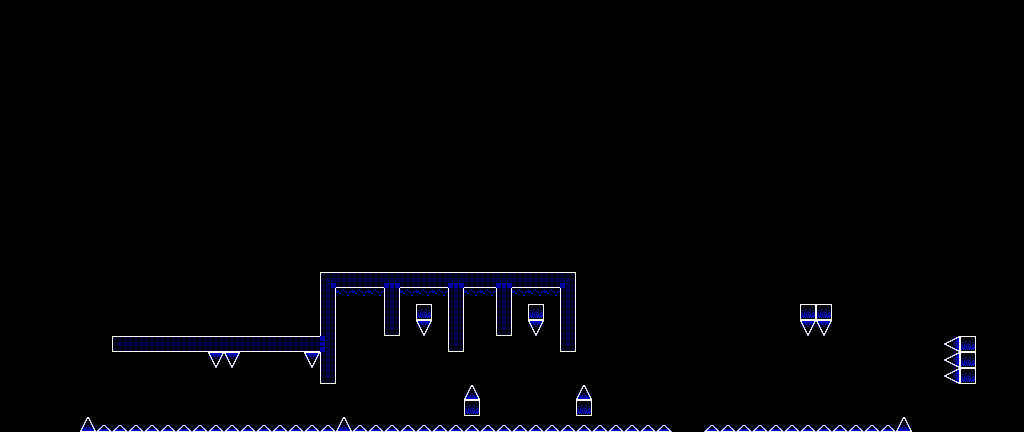

A level layout from a 2D game, rendered from its tile map. Below: a short description, then the map file with tile-grid data replaced by summaries:
An orthogonal 64x27 tile map with 16x16 px tiles, 2 tile layers (l2, l1), 2 tilesets and 18 objects.

<map version="1.10" tiledversion="1.11.0" orientation="orthogonal" renderorder="right-down" width="64" height="27" tilewidth="16" tileheight="16" infinite="0" nextlayerid="8" nextobjectid="473">
 <editorsettings>
  <export target="part_05.json" format="json" />
 </editorsettings>
 <properties>
  <property name="rarity" type="int" value="100" />
 </properties>
 <tileset firstgid="1" source="../famidash.tsx" />
 <tileset firstgid="16385" source="../sprites.tsx" />
 <layer id="4" name="l2" width="64" height="27">
  <data>[1728 cells, 1728 non-empty, 5 distinct tile ids]</data>
 </layer>
 <layer id="1" name="l1" width="64" height="27">
  <data>[1728 cells, 1728 non-empty, 13 distinct tile ids]</data>
 </layer>
 <objectgroup id="7" name="SP">
  <object id="449" gid="16400" x="96" y="400" width="16" height="16" />
  <object id="450" gid="16399" x="616" y="328" width="16" height="16">
   <properties>
    <property name="enable rotation" type="bool" value="true" />
    <property name="rotation angle" type="int" value="-90" />
   </properties>
  </object>
  <object id="451" gid="16395" x="688" y="432" width="16" height="16" />
  <object id="452" gid="16395" x="672" y="432" width="16" height="16" />
  <object id="454" gid="16545" x="736" y="352" width="16" height="16" />
  <object id="455" gid="16547" x="800" y="368" width="16" height="16" />
  <object id="459" gid="16393" x="576" y="432" width="16" height="16">
   <properties>
    <property name="vflip" type="bool" value="true" />
   </properties>
  </object>
  <object id="460" gid="16393" x="464" y="432" width="16" height="16">
   <properties>
    <property name="vflip" type="bool" value="true" />
   </properties>
  </object>
  <object id="461" gid="16393" x="816" y="304" width="16" height="16" />
  <object id="462" gid="16393" x="800" y="304" width="16" height="16" />
  <object id="463" gid="16393" x="960" y="336" width="16" height="16" />
  <object id="466" gid="16393" x="528" y="304" width="16" height="16" />
  <object id="467" gid="16393" x="416" y="304" width="16" height="16" />
  <object id="468" gid="16396" x="152" y="368" width="16" height="16">
   <properties>
    <property name="vflip" type="bool" value="true" />
   </properties>
  </object>
  <object id="469" gid="16396" x="384" y="352" width="16" height="16">
   <properties>
    <property name="vflip" type="bool" value="true" />
   </properties>
  </object>
  <object id="470" gid="16396" x="496" y="352" width="16" height="16">
   <properties>
    <property name="vflip" type="bool" value="true" />
   </properties>
  </object>
  <object id="471" gid="16388" x="0" y="320" width="16" height="16">
   <properties>
    <property name="Channel" value="BG" />
    <property name="Color" type="color" value="#ff0090d3" />
    <property name="Frames" type="int" value="30" />
   </properties>
  </object>
  <object id="472" gid="16388" x="0" y="336" width="16" height="16">
   <properties>
    <property name="Channel" value="GROUND" />
    <property name="Color" type="color" value="#ff0090d3" />
    <property name="Frames" type="int" value="30" />
   </properties>
  </object>
 </objectgroup>
</map>
